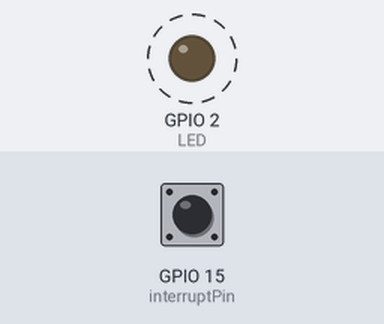
The sketch below on a simulated ESP8266 (NodeMCU). Shown: output pins drawn as LEDs (lit = HIGH). Dashed ring = blinking. The inputs (shaded band) are chosen by the test bench; at power-on: GPIO 15 (interruptPin) HIGH. What the sketch prints to the serial monitor is not drawn.

Above: at 1.2 s.
1.3 s: GPIO 15 (interruptPin) pulled LOW for 0.15 s
Timing chart, 0 to 10.3 s (numbered marks = the images above; inputs shaded):
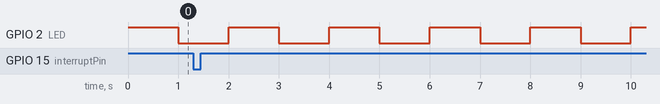

The sketch:

InterruptButtonTest.ino
```cpp
const int interruptPin = 15; //Button
const int LED=2; //On board blue LED

//This program get executed when interrupt is occures i.e.change of input state
void ICACHE_RAM_ATTR ISR() {
    Serial.println("Interrupt Detected");
}

void setup() {
  Serial.begin(115200);
  pinMode(LED,OUTPUT);
  pinMode(interruptPin, INPUT_PULLUP);
  attachInterrupt(digitalPinToInterrupt(interruptPin), ISR, CHANGE);
}

void loop()
{
    digitalWrite(LED,HIGH); //LED off
    delay(1000);
    digitalWrite(LED,LOW); //LED on
    delay(1000);
}
```

Measured:
- by itself, GPIO 2 (LED): alternates HIGH for 1.0 s and LOW for 1.0 s
